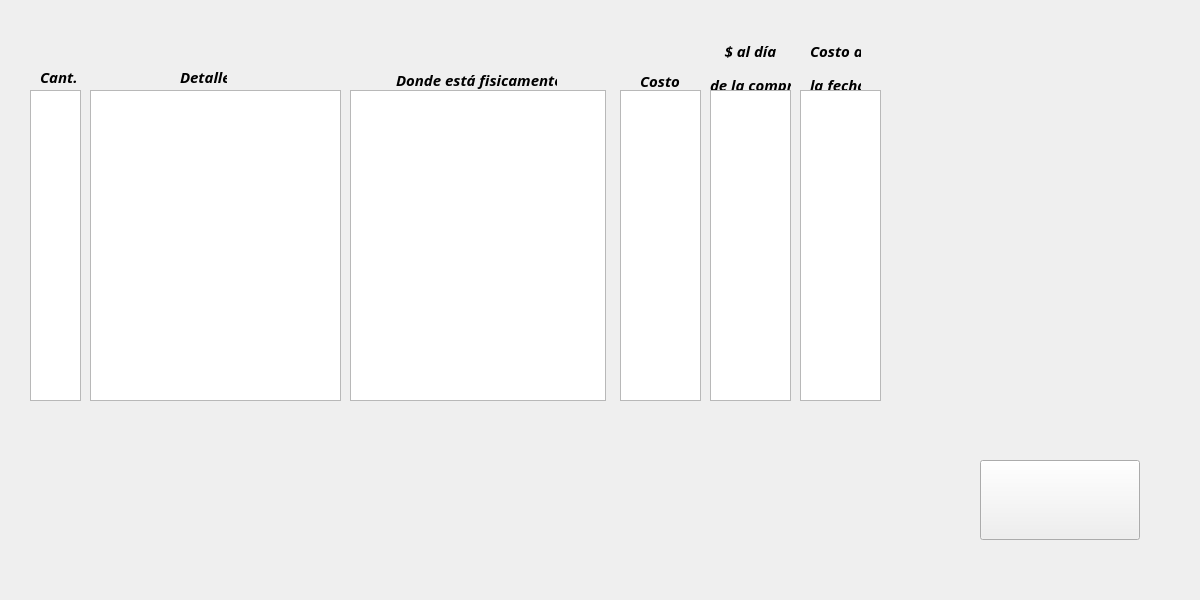
<?xml version="1.0" encoding="UTF-8"?>
<ui version="4.0">
 <class>Stockinterno</class>
 <widget class="QMainWindow" name="Stockinterno">
  <property name="geometry">
   <rect>
    <x>0</x>
    <y>0</y>
    <width>1200</width>
    <height>600</height>
   </rect>
  </property>
  <property name="windowTitle">
   <string>Stock Interno</string>
  </property>
  <widget class="QWidget" name="centralwidget">
   <widget class="QListView" name="listView">
    <property name="geometry">
     <rect>
      <x>30</x>
      <y>90</y>
      <width>51</width>
      <height>311</height>
     </rect>
    </property>
   </widget>
   <widget class="QListView" name="listView_2">
    <property name="geometry">
     <rect>
      <x>620</x>
      <y>90</y>
      <width>81</width>
      <height>311</height>
     </rect>
    </property>
   </widget>
   <widget class="QListView" name="listView_3">
    <property name="geometry">
     <rect>
      <x>90</x>
      <y>90</y>
      <width>251</width>
      <height>311</height>
     </rect>
    </property>
   </widget>
   <widget class="QListView" name="listView_4">
    <property name="geometry">
     <rect>
      <x>350</x>
      <y>90</y>
      <width>256</width>
      <height>311</height>
     </rect>
    </property>
   </widget>
   <widget class="QLabel" name="label">
    <property name="geometry">
     <rect>
      <x>40</x>
      <y>70</y>
      <width>47</width>
      <height>13</height>
     </rect>
    </property>
    <property name="font">
     <font>
      <family>Candara</family>
      <pointsize>11</pointsize>
      <weight>75</weight>
      <italic>true</italic>
      <bold>true</bold>
     </font>
    </property>
    <property name="text">
     <string>Cant.</string>
    </property>
   </widget>
   <widget class="QLabel" name="label_2">
    <property name="geometry">
     <rect>
      <x>180</x>
      <y>70</y>
      <width>47</width>
      <height>13</height>
     </rect>
    </property>
    <property name="font">
     <font>
      <family>Candara</family>
      <pointsize>11</pointsize>
      <weight>75</weight>
      <italic>true</italic>
      <bold>true</bold>
     </font>
    </property>
    <property name="text">
     <string>Detalle</string>
    </property>
   </widget>
   <widget class="QLabel" name="label_3">
    <property name="geometry">
     <rect>
      <x>396</x>
      <y>70</y>
      <width>161</width>
      <height>20</height>
     </rect>
    </property>
    <property name="font">
     <font>
      <family>Candara</family>
      <pointsize>11</pointsize>
      <weight>75</weight>
      <italic>true</italic>
      <bold>true</bold>
     </font>
    </property>
    <property name="text">
     <string>Donde está fisicamente</string>
    </property>
   </widget>
   <widget class="QLabel" name="label_4">
    <property name="geometry">
     <rect>
      <x>640</x>
      <y>70</y>
      <width>41</width>
      <height>21</height>
     </rect>
    </property>
    <property name="font">
     <font>
      <family>Candara</family>
      <pointsize>11</pointsize>
      <weight>75</weight>
      <italic>true</italic>
      <bold>true</bold>
     </font>
    </property>
    <property name="text">
     <string>Costo</string>
    </property>
   </widget>
   <widget class="QLabel" name="label_5">
    <property name="geometry">
     <rect>
      <x>710</x>
      <y>40</y>
      <width>81</width>
      <height>51</height>
     </rect>
    </property>
    <property name="font">
     <font>
      <family>Candara</family>
      <pointsize>11</pointsize>
      <weight>75</weight>
      <italic>true</italic>
      <bold>true</bold>
     </font>
    </property>
    <property name="toolTip">
     <string>&lt;html&gt;&lt;head/&gt;&lt;body&gt;&lt;p&gt;&lt;br/&gt;&lt;/p&gt;&lt;/body&gt;&lt;/html&gt;</string>
    </property>
    <property name="text">
     <string>&lt;html&gt;&lt;head/&gt;&lt;body&gt;&lt;p align=&quot;center&quot;&gt;$ al día&lt;/p&gt;&lt;p align=&quot;center&quot;&gt;de la compra&lt;/p&gt;&lt;/body&gt;&lt;/html&gt;</string>
    </property>
    <property name="alignment">
     <set>Qt::AlignJustify|Qt::AlignVCenter</set>
    </property>
   </widget>
   <widget class="QLabel" name="label_6">
    <property name="geometry">
     <rect>
      <x>810</x>
      <y>40</y>
      <width>51</width>
      <height>52</height>
     </rect>
    </property>
    <property name="sizePolicy">
     <sizepolicy hsizetype="Preferred" vsizetype="Preferred">
      <horstretch>0</horstretch>
      <verstretch>0</verstretch>
     </sizepolicy>
    </property>
    <property name="font">
     <font>
      <family>Candara</family>
      <pointsize>11</pointsize>
      <weight>75</weight>
      <italic>true</italic>
      <bold>true</bold>
     </font>
    </property>
    <property name="lineWidth">
     <number>0</number>
    </property>
    <property name="text">
     <string>&lt;html&gt;&lt;head/&gt;&lt;body&gt;&lt;p align=&quot;center&quot;&gt;Costo a&lt;/p&gt;&lt;p align=&quot;center&quot;&gt;la fecha&lt;/p&gt;&lt;/body&gt;&lt;/html&gt;</string>
    </property>
    <property name="alignment">
     <set>Qt::AlignCenter</set>
    </property>
    <property name="indent">
     <number>-1</number>
    </property>
   </widget>
   <widget class="QListView" name="listView_5">
    <property name="geometry">
     <rect>
      <x>710</x>
      <y>90</y>
      <width>81</width>
      <height>311</height>
     </rect>
    </property>
   </widget>
   <widget class="QListView" name="listView_6">
    <property name="geometry">
     <rect>
      <x>800</x>
      <y>90</y>
      <width>81</width>
      <height>311</height>
     </rect>
    </property>
   </widget>
   <widget class="QPushButton" name="push_Menu">
    <property name="geometry">
     <rect>
      <x>980</x>
      <y>460</y>
      <width>160</width>
      <height>80</height>
     </rect>
    </property>
    <property name="font">
     <font>
      <family>Arial Black</family>
      <pointsize>16</pointsize>
      <weight>75</weight>
      <italic>true</italic>
      <bold>true</bold>
     </font>
    </property>
    <property name="text">
     <string/>
    </property>
    <property name="icon">
     <iconset>
      <normalon>icon/home.png</normalon>
     </iconset>
    </property>
    <property name="iconSize">
     <size>
      <width>60</width>
      <height>60</height>
     </size>
    </property>
   </widget>
  </widget>
 </widget>
 <resources/>
 <connections/>
</ui>
